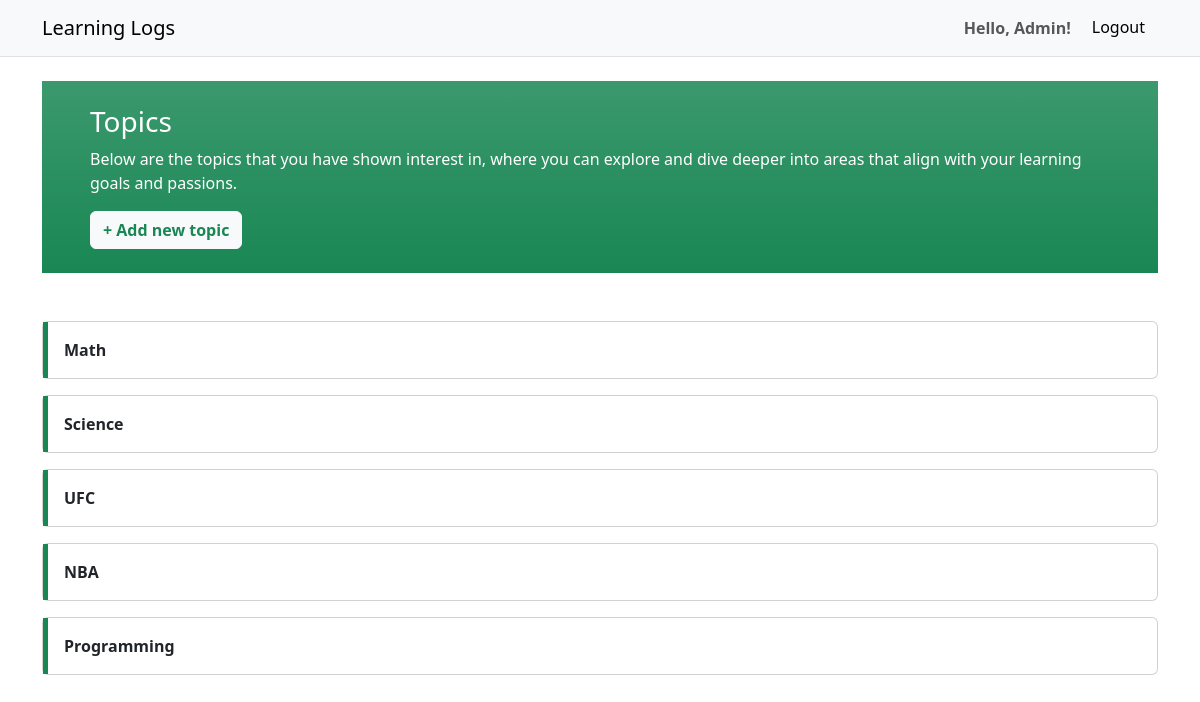
The app's page /topics (signed in), older data.
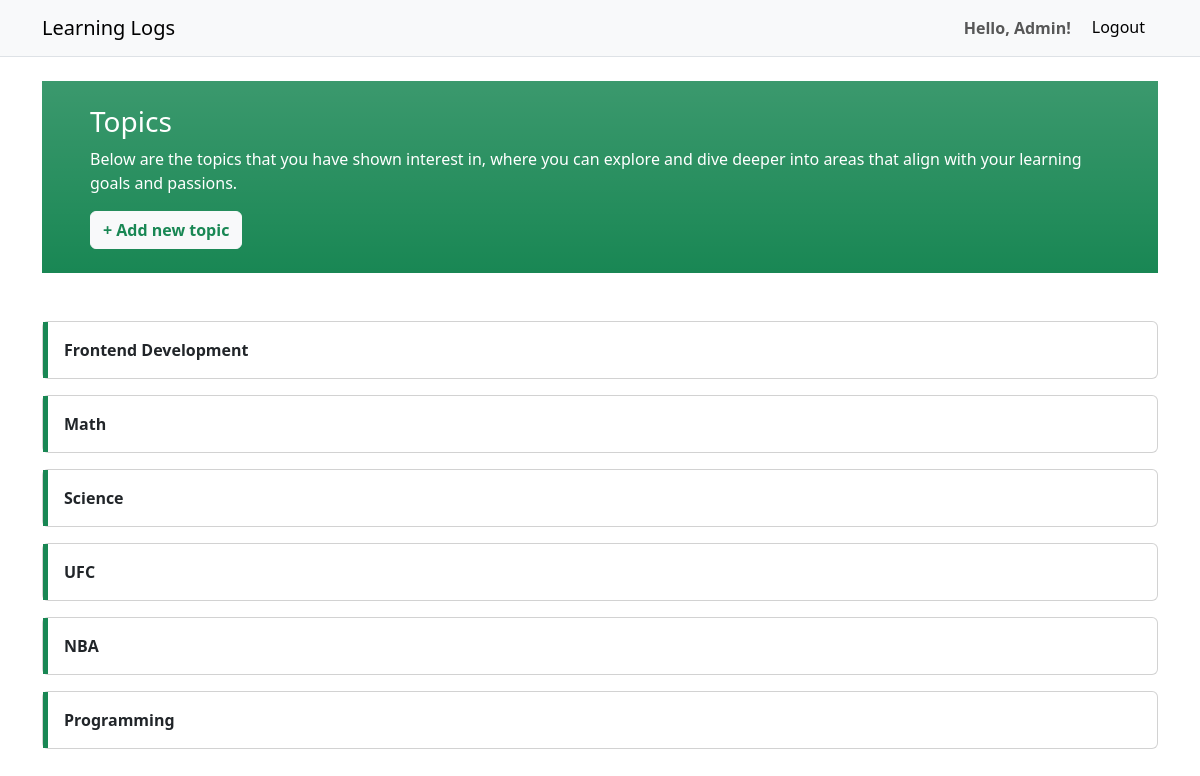
The same page, newer data.
### learning_logs/models.py (models this page shows, shortened)
class Topic(models.Model):
    text = models.CharField(max_length=300)
    date_created = models.DateTimeField(auto_now=True)
    user = models.ForeignKey(User, on_delete=models.CASCADE)

### learning_logs/views.py (the view)
# urls.py: path('topics', views.topics, name='topics'),
@login_required
def topics(request):
    topics = Topic.objects.filter(user=request.user).order_by('-date_created')
    context = {'topics': topics}
    return render(request, 'learning_logs/topics.html', context)

### learning_logs/templates/learning_logs/topics.html
{% extends "learning_logs/base.html" %}
{% block content %}
<div class="container">
  <div class="row">
    <div class="col-12 bg-success bg-gradient text-white py-4 px-2 px-md-5 mb-5">
        <h3>Topics</h3>
        <p>Below are the topics that you have shown interest in, where you can explore and dive deeper into areas that align with your learning goals and passions.</p>
        <a class="btn btn-light text-success fw-bold" href="{% url 'learning_logs:new_topic' %}">+ Add new topic</a>
    </div>
    <div class="col-12 px-0 mx-0">
      {% for topic in topics %}
        <ul class='list-unstyled'>
          <li>
            <a class="card text-decoration-none" href={% url 'learning_logs:topic' topic.id%}>
              <div class="card-body border-start border-success border-5">
                <p class='text-decoration-none text-dark my-0 py-0 fw-bold'>{{topic.text}}</p>
              </div>
            </a>
          </li>
        </ul>
      {% empty %}
        <a class="card text-decoration-none" href={% url 'learning_logs:topic' topic.id%}>
          <div class="card-body border-start border-success border-5">
            <p class='text-decoration-none text-dark my-0 py-0 fw-bold'>No topic/s added.</p>
          </div>
        </a>
      {% endfor %}
    </div>
  </div>
{% endblock content %}

Row changes from the older to the newer data that the page shows:
added Topic: text "Frontend Development"
